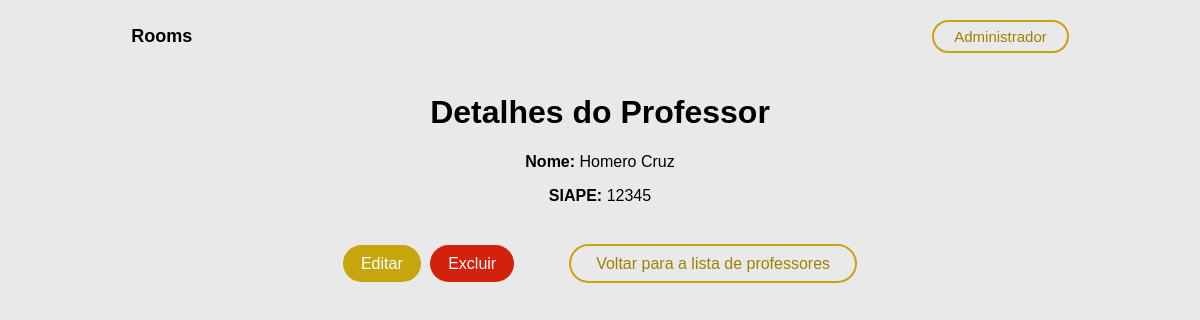
The page /teachers/1/ on the database its author committed.
### core/models.py (models this page shows, shortened)
class Teacher(models.Model):
    teacher_id = models.AutoField(primary_key=True)
    siape = models.CharField(max_length=8)
    first_name = models.CharField(max_length=30)
    last_name = models.CharField(max_length=30)

### users/views.py (the view)
# urls.py: path('teachers/<int:pk>/', views.teacher_detail, name='teacher_detail'),
def teacher_detail(request, pk):
    teacher = get_object_or_404(Teacher, pk=pk)
    return render(request, 'teacher_detail.html', {'teacher': teacher})

### templates/teacher_detail.html (shortened to what this page needs)
{% load static %}
<!DOCTYPE html>
<html lang="en">
<head>
    <link rel="stylesheet" href="{% static 'css/details.css' %}" />
</head>
<body>
    <header>
        <div class="logo">Rooms</div>
        <div class="login">Administrador</div>
    </header>
    <h1>Detalhes do Professor</h1>
    <p><strong>Nome:</strong> {{ teacher.first_name }} {{ teacher.last_name }}</p>
    <p><strong>SIAPE:</strong> {{ teacher.siape }}</p>
    <div class="options">
        <div class="optionA">
            <a class="optionAButton" href="{% url 'teacher_update' pk=teacher.pk %}">Editar</a>
            <a class="optionBButton" href="{% url 'teacher_delete' pk=teacher.pk %}">Excluir</a>
        </div>
        <div class="return">
            <a class="returnButton" href="{% url 'teacher_list' %}">Voltar para a lista de professores</a>
        </div>
    </div>
</body>
</html>

### static/css/details.css (style rules this page uses)
body { margin: 0; font-family: "Montserrat", sans-serif; font-optical-sizing: auto; font-style: normal; background-color: #e9e9e9; }
header { display: flex; justify-content: center; align-items: center; padding: 20px 300px; background-color: #e9e9e9; }
.logo { font-size: 18px; font-weight: bold; margin-right: 700px; }
.login { margin-left: 40px; font-size: 15px; cursor: pointer; color: #9e8202; padding: 6px 20px; border: 2px solid #c7a50d; border-radius: 20px; background-color: transparent; transition: background-color 0.3s, color 0.3s; }
h1 { text-align: center; }
p { text-align: center; }
.options { margin-top: 50px; display: flex; justify-content: center; align-items: center; }
.optionA { margin-right: 50px; }
.returnButton { text-decoration: none; padding: 9px 25px; font-size: 16px; color: #9e8202; border: 2px solid #c7a50d; border-radius: 20px; background-color: transparent; transition: background-color 0.3s, color 0.3s; }
.optionAButton { margin-right: 5px; text-decoration: none; padding: 10px 18px; font-size: 16px; color: #fff; background-color: #c7a50d; border: none; cursor: pointer; border-radius: 20px; transition: background-color 0.3s, color 0.3s; }
.optionBButton { margin-right: 5px; text-decoration: none; padding: 10px 18px; font-size: 16px; color: #fff; background-color: #d2210d; border: none; cursor: pointer; border-radius: 20px; transition: background-color 0.3s, color 0.3s; }

### rows shown on the page
Teacher: first_name "Homero", last_name "Cruz", siape "12345"
